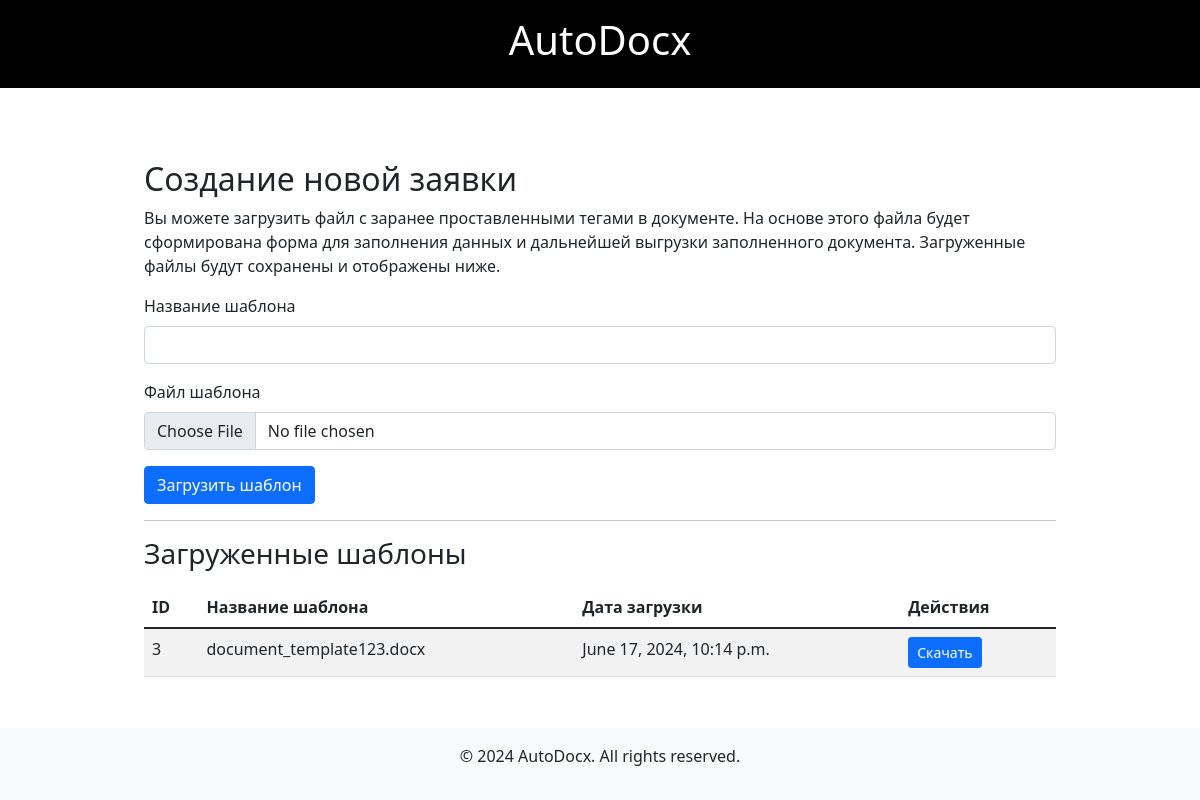
The app's page /dashboard/new-request/ (signed in) with its own data.
### myapp/models.py (models this page shows, shortened)
class DocumentTemplate(models.Model):
    user = models.ForeignKey(User, on_delete=models.CASCADE)
    template_name = models.CharField(max_length=255)
    template_file = models.FileField(upload_to='templates/')
    created_at = models.DateTimeField(auto_now_add=True)

### myapp/views.py (the view)
# urls.py: path('dashboard/new-request/', views.new_request, name='new_request'),
@login_required
def new_request(request):
    if request.method == 'POST':
        form = DocumentTemplateForm(request.POST, request.FILES)
        if form.is_valid():
            form.instance.user = request.user
            form.save()
            return redirect('dashboard')
    else:
        form = DocumentTemplateForm()
    templates = DocumentTemplate.objects.filter(user=request.user).order_by('-created_at')
    return render(request, 'new_request.html', {'form': form, 'templates': templates})

### myapp/forms.py
class DocumentTemplateForm(forms.ModelForm):
    class Meta:
        model = DocumentTemplate
        fields = ['template_name', 'template_file']

### myapp/templates/new_request.html (shortened to what this page needs)
{% extends "base.html" %}
{% block content %}
<div class="container mt-5">
    <h2>Создание новой заявки</h2>
    <p>Вы можете загрузить файл с заранее проставленными тегами в документе. На основе этого файла будет сформирована форма для заполнения данных и дальнейшей выгрузки заполненного документа. Загруженные файлы будут сохранены и отображены ниже.</p>
    <form method="post" enctype="multipart/form-data">
        <div class="mb-3">
            <label for="template_name" class="form-label">Название шаблона</label>
            <input type="text" class="form-control" id="template_name" name="template_name" required>
        </div>
        <div class="mb-3">
            <label for="template_file" class="form-label">Файл шаблона</label>
            <input type="file" class="form-control" id="template_file" name="template_file" required>
        </div>
        <button type="submit" class="btn btn-primary">Загрузить шаблон</button>
    </form>
    <hr>
    <h3>Загруженные шаблоны</h3>
    <table class="table table-striped mt-3">
        <thead>
            <tr>
                <th>ID</th>
                <th>Название шаблона</th>
                <th>Дата загрузки</th>
                <th>Действия</th>
            </tr>
        </thead>
        <tbody>
            {% for template in templates %}
                <tr>
                    <td>{{ template.id }}</td>
                    <td>{{ template.template_name }}</td>
                    <td>{{ template.created_at }}</td>
                    <td>
                        <a href="{{ template.template_file.url }}" class="btn btn-primary btn-sm" download>Скачать</a>
                    </td>
                </tr>
            {% endfor %}
        </tbody>
    </table>
</div>
{% endblock %}

### static/styles.css (style rules this page uses)
body { padding-top: 0px; }
.container { max-width: 960px; }

### myapp/templates/base.html (style rules this page uses)
html, body { height: 100%; margin: 0; }
body { display: flex; flex-direction: column; min-height: 100vh; }

### records on screen
DocumentTemplate: id "3", template_name "document_template123.docx", created_at "June 17, 2024, 10:14 p.m."
